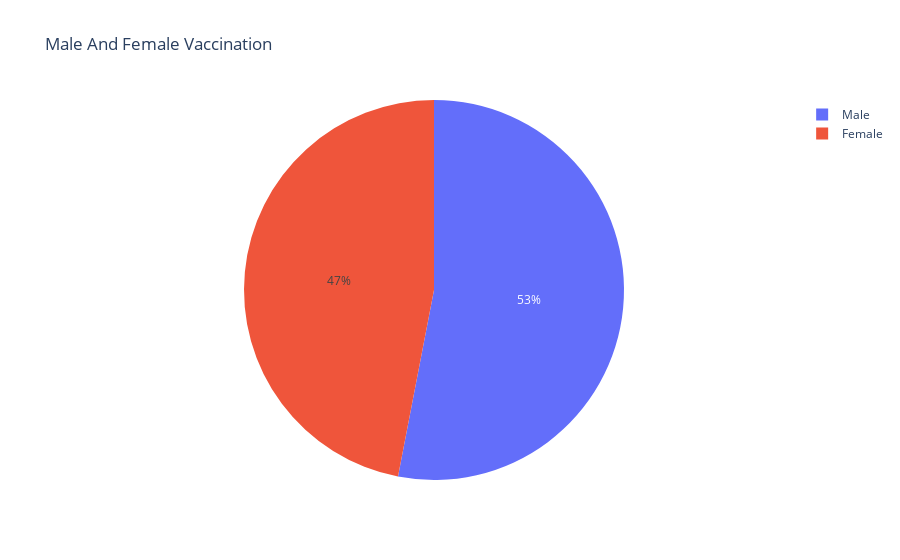

Notebook cell for this chart:
### Markdown cell above
# Male vs Female vaccination

### Code cell
male=vaccination['Male(Individuals Vaccinated)'].sum()
female=vaccination['Female(Individuals Vaccinated)'].sum()
px.pie(names=["Male","Female"],values=[male,female],title="Male And Female Vaccination")

### Figure 1 — Plotly figure (JSON) as saved in the notebook; plotly's stock layout.template omitted (floating-point values rounded to 4 significant figures)
{"data": [{"domain": {"x": [0, 1], "y": [0, 1]}, "hovertemplate": "label=%{label}<br>value=%{value}<extra></extra>", "labels": ["Male", "Female"], "legendgroup": "", "name": "", "showlegend": true, "type": "pie", "values": [7138698858, 6321628736]}], "layout": {"autosize": true, "legend": {"tracegroupgap": 0}, "title": {"text": "Male And Female Vaccination"}}}
